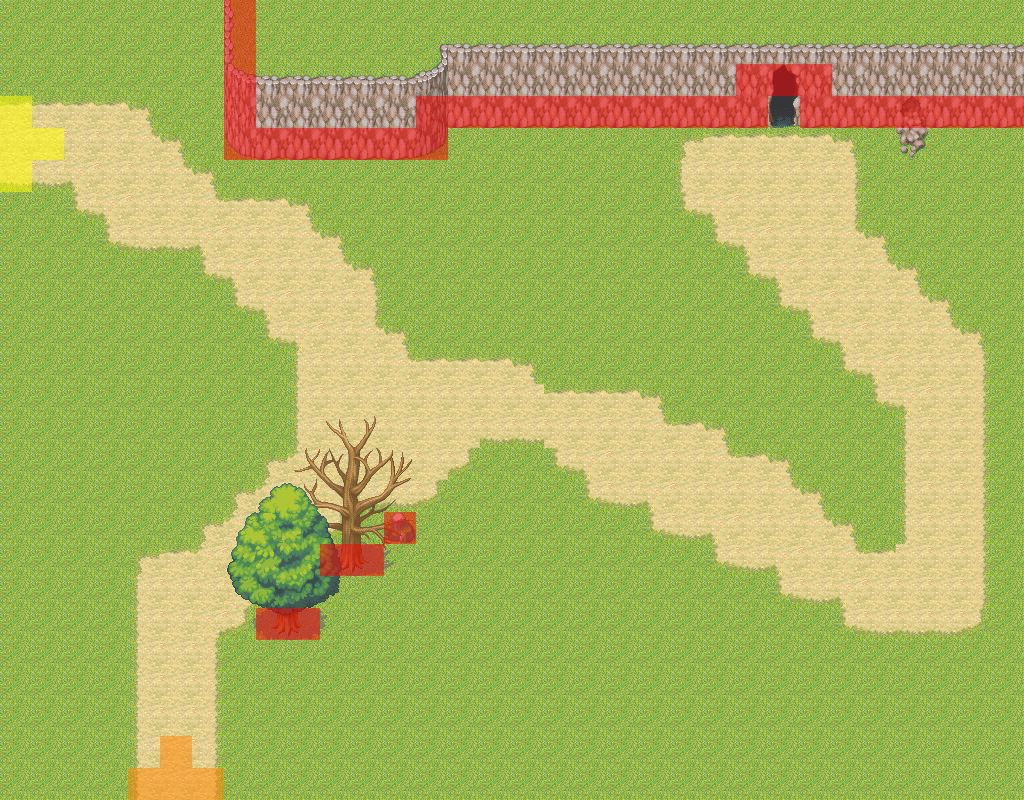

Tiled map render using the project's own tile images. Description and the map definition, with tile-layer contents summarised, below:
An orthogonal 32x25 tile map with 32x32 px tiles, 10 tile layers (grama, areia, morros, troncos, ...).

<map version="1.0" orientation="orthogonal" renderorder="right-down" width="32" height="25" tilewidth="32" tileheight="32" nextobjectid="1">
 <tileset firstgid="1" name="novo tile" tilewidth="32" tileheight="32">
  <image source="tileset.png" width="256" height="15289" />
 </tileset>
 <layer name="grama" width="32" height="25">
  <data>[800 cells, 800 non-empty, 1 distinct tile ids]</data>
 </layer>
 <layer name="areia" width="32" height="25">
  <data>[800 cells, 240 non-empty, 13 distinct tile ids]</data>
 </layer>
 <layer name="morros" width="32" height="25">
  <data>[800 cells, 79 non-empty, 15 distinct tile ids]</data>
 </layer>
 <layer name="troncos" width="32" height="25">
  <data>[800 cells, 8 non-empty, 8 distinct tile ids]</data>
 </layer>
 <layer name="pedras" width="32" height="25">
  <data>[800 cells, 1 non-empty, 1 distinct tile ids]</data>
 </layer>
 <layer name="folhas 1" width="32" height="25">
  <data>[800 cells, 16 non-empty, 16 distinct tile ids]</data>
 </layer>
 <layer name="folhas 2" width="32" height="25">
  <data>[800 cells, 16 non-empty, 16 distinct tile ids]</data>
 </layer>
 <layer name="obstaculos" width="32" height="25">
  <data>[800 cells, 37 non-empty, 1 distinct tile ids]</data>
 </layer>
 <layer name="in" width="32" height="25">
  <data>[800 cells, 2 non-empty, 2 distinct tile ids]</data>
 </layer>
 <layer name="out" width="32" height="25">
  <data>[800 cells, 6 non-empty, 2 distinct tile ids]</data>
 </layer>
</map>